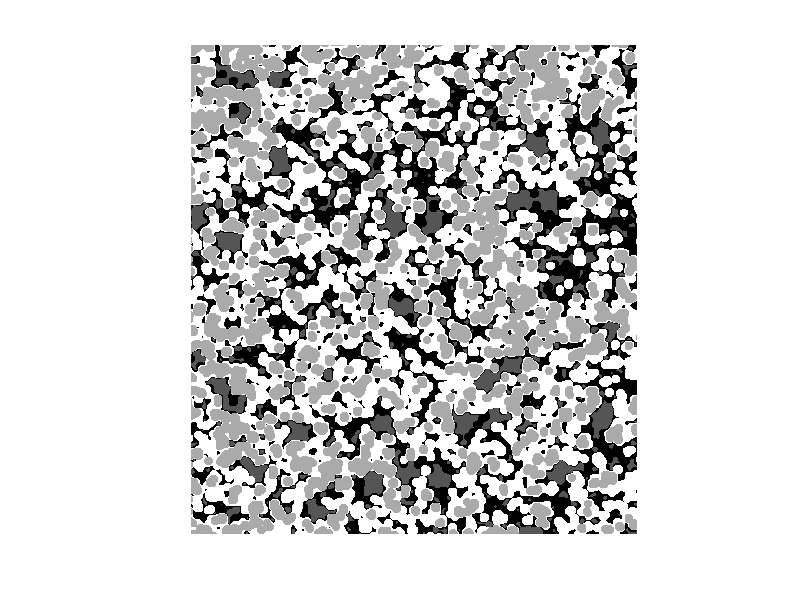

The MATLAB script that drew this image: (Note: this script raises an error after producing the figure.)
clear all;clc;close all;
load('Cropped_image.mat')

img=J1;
[row,col]= size(img);

%%  Kmens Norm1
% specify number of clusters
ab = double(img);
nrows = size(ab,1);
ncols = size(ab,2);
ab = reshape(ab,nrows*ncols,1);

nColors = 4;
% repeat the clustering 3 times to avoid local minima
[cluster_idx, cluster_center] = kmeans(ab,nColors,'distance','sqEuclidean', 'Replicates', 3);

pixel_labels = reshape(cluster_idx,nrows,ncols);
imshow(pixel_labels,[]);

Ckm1=pixel_labels;Ckm1(pixel_labels~=1)=0;
Ckm2=pixel_labels;Ckm2(pixel_labels~=2)=0;
Ckm3=pixel_labels;Ckm3(pixel_labels~=3)=0;
Ckm4=pixel_labels;Ckm4(pixel_labels~=4)=0;

figure;suptitle('Clustering using K-means');
subplot 221; imshow(Ckm1);title('Cluster #1');
subplot 222; imshow(Ckm2);title('Cluster #2');
subplot 223; imshow(Ckm3);title('Cluster #3');
subplot 224; imshow(Ckm4);title('Cluster #4');

sel=input('Select the cluster ');
if sel==1
    cluster=Ckm1;
elseif sel==2
    cluster=Ckm2;
elseif sel==3
    cluster=Ckm3;
else
    cluster=Ckm4;
end

SE=strel('disk',5);
k=imfill(cluster,'holes');BW = imopen(k,SE);imshow(BW,[])
c=bwareaopen(BW,100);
figure;imshow(c);title('Clustered Image');
figure;histogram(c);title('K-Means Histogram');
figure;imshow(img);title('Detection using K-Means Histogram');
cell_str=regionprops(c,'All');

for k = 1 : length(cell_str)
  thisBB = cell_str(k).BoundingBox;
  rectangle('Position', [thisBB(1),thisBB(2),thisBB(3),thisBB(4)],...
  'EdgeColor','r','LineWidth',2 )
end

%% FCM
clusterNum = 4;
[ Unow, center, now_obj_fcn ] = FCMforImage( img, clusterNum );
figure;
subplot(2,2,1); imshow(img,[]);
% for i=1:clusterNum
%     subplot(2,2,i+1);
%     imshow(Unow(:,:,i),[]);
% end
Ckfm1=imbinarize(Unow(:,:,1));
Ckfm2=imbinarize(Unow(:,:,2));
Ckfm3=imbinarize(Unow(:,:,3));
Ckfm4=imbinarize(Unow(:,:,4));

figure;suptitle('Clustering using FCM');
subplot 221; imshow(Ckfm1);title('Cluster #1');
subplot 222; imshow(Ckfm2);title('Cluster #2');
subplot 223; imshow(Ckfm3);title('Cluster #3');
subplot 224; imshow(Ckfm4);title('Cluster #4');

sel1=input('Select the cluster ');
if sel1==1
    cluster=Ckfm1;
elseif sel1==2
    cluster=Ckfm2;
elseif sel1==3
    cluster=Ckfm3;
else
    cluster=Ckfm4;
end
SE=strel('disk',4);
k=imfill(cluster,'holes');BW = imopen(k,SE);imshow(BW,[])
c=bwareaopen(BW,100);
figure;imshow(c);title('Clustered Image');
figure;histogram(c);title('FCM Histogram');
figure;imshow(img);title('Detection using FCM Histogram');
cell_str=regionprops(c,'All');

for k = 1 : length(cell_str)
  thisBB = cell_str(k).BoundingBox;
  rectangle('Position', [thisBB(1),thisBB(2),thisBB(3),thisBB(4)],...
  'EdgeColor','r','LineWidth',2 )
end

%% FLICM
%%
%% Using Our Apporch
img=double(img);
figure; imshow(img);

% Convert the image from 2D to 1D image space...
img_vector =img(:);

% specify number of clusters
Clusters=4;    
Cluster = cell(1,Clusters);
Cluster(:) = {zeros(size(img_vector,1),1);};
    
% Range       
range = max(img_vector) - min(img_vector);
    
% Determine the # of steps
stepv = range/Clusters;
% Cluster initialization
K=stepv:stepv:max(img_vector);

for i=1:size(img_vector,1)
    difference = abs(K-img_vector(i));
    [y,ind]=min(difference);
    Cluster{ind}(i)=img_vector(i);
end

cluster_1=reshape(Cluster{1,1},[row col]);
C1=cluster_1;C1(cluster_1~=0)=1;
cluster_2=reshape(Cluster{1,2},[row col]);
C2=cluster_2;C2(cluster_2~=0)=2;
cluster_3=reshape(Cluster{1,3},[row col]);
C3=cluster_3;C3(cluster_3~=0)=3;
cluster_4=reshape(Cluster{1,4},[row col]);
C4=cluster_4;C4(cluster_4~=0)=4;

figure;suptitle('Clustering using Our Algorithm');
subplot 221; imshow(C1);title('Cluster #1');
subplot 222; imshow(C2);title('Cluster #2');
subplot 223; imshow(C3);title('Cluster #3');
subplot 224; imshow(C4);title('Cluster #4');

SE=strel('disk',1);
k=imfill(C4,'holes');BW = imopen(k,SE);imshow(BW,[])
c=bwareaopen(BW,100);
figure;imshow(c);title('Clustered Image');
figure;histogram(c);title('FCM Histogram');

figure;imshow(img);title('Detection using Our Algorthim');
cell_str=regionprops(c,'All');

for k = 1 : length(cell_str)
  thisBB = cell_str(k).BoundingBox;
  rectangle('Position', [thisBB(1),thisBB(2),thisBB(3),thisBB(4)],...
  'EdgeColor','r','LineWidth',2 )
end

%%
% specify number of clusters
k=4;
% Range
img_vector=img(:);
range = max(img_vector) - min(img_vector);
    
% Determine the # of steps
stepv = range/k;
% Cluster initialization
centers=[stepv:stepv:max(img_vector)]';
    % Cluster.
    clustered = reshape(kmeans(img(:), k,'start',centers,'Distance','cityblock','MaxIter',100), size(img));
    % Sort clusters. 
    clusterintensity = zeros(k, 1);
    for j = 1:k
        clusterintensity(j) = img(find(clustered == j, 1));
    end 
    clusteridx = zeros(k, 1);
    for j = 1:k
        clusteridx(clusterintensity == min(clusterintensity)) = j;    
        clusterintensity(clusterintensity == min(clusterintensity)) = NaN;
    end
    clustered = clusteridx(clustered);
    
C1=clustered;C1(clustered~=1)=0;
C2=clustered;C2(clustered~=2)=0;
C3=clustered;C3(clustered~=3)=0;
C4=clustered;C4(clustered~=4)=0;

figure;suptitle('Clustering using K-means');
subplot 221; imshow(C1);title('Cluster #1');
subplot 222; imshow(C2);title('Cluster #2');
subplot 223; imshow(C3);title('Cluster #3');
subplot 224; imshow(C4);title('Cluster #4');

SE=strel('disk',5);
k=imfill(C4,'holes');BW = imopen(k,SE);imshow(BW,[])
c=bwareaopen(BW,200);
figure;imshow(c);title('Clustered Image');
figure;histogram(c);title('Our Algorithm Histogram');

figure;imshow(img);title('Detection using Our Algorthim');
cell_str=regionprops(c,'All');

for k = 1 : length(cell_str)
  thisBB = cell_str(k).BoundingBox;
  rectangle('Position', [thisBB(1),thisBB(2),thisBB(3),thisBB(4)],...
  'EdgeColor','r','LineWidth',2 )
end
%%
figure;
subplot(3,2,1);imshow(Ckm4);title('K-Means');
subplot(3,2,2);hist(Ckm4);title('K-Means Histogram');
subplot(3,2,3);imshow(Ckfm4);title('FCM');
subplot(3,2,4);hist(Ckfm4);title('FCM Histogram');
subplot(3,2,5);imshow(C4);title('Our Algorithm');
subplot(3,2,6);hist(C4);title('Our Algorithm Histogram');


